Frame 1 (no input): blank canvas, image omitted
Frame 60 (the mouse pressed at the canvas centre just before this capture): blank canvas, image omitted
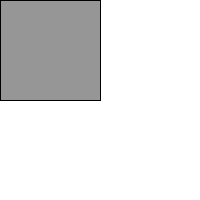
Frame 120 (the mouse held since frame 60 and released just before this capture)

The Processing sketch whose frames 1 and 60 were blank and that drew this single picture after the mouse press (run headless with seeded random() and noise(); from frame 60 on, the mouse is pressed at the canvas centre):

// Processing sketch: pmouse_et_al
// ── pmouse_et_al.pde
void setup()
{
 //Set up the Screen and Refresh 
  size(200,200);
  background(255);
  frameRate(10);
  
  //Rectangle default info
  rectMode(CORNERS);
  fill(150);
  
}

void draw()
{
  //Draw rectangles using current and previous mouse position
  rect(mouseX,mouseY, pmouseX, pmouseY);
}

void mousePressed()
{
  //When mouse is pressed, reset the image to black
  background(0);
}

void keyPressed()
{
  //When key is pressed, reset the image to white
  background(255);
}
